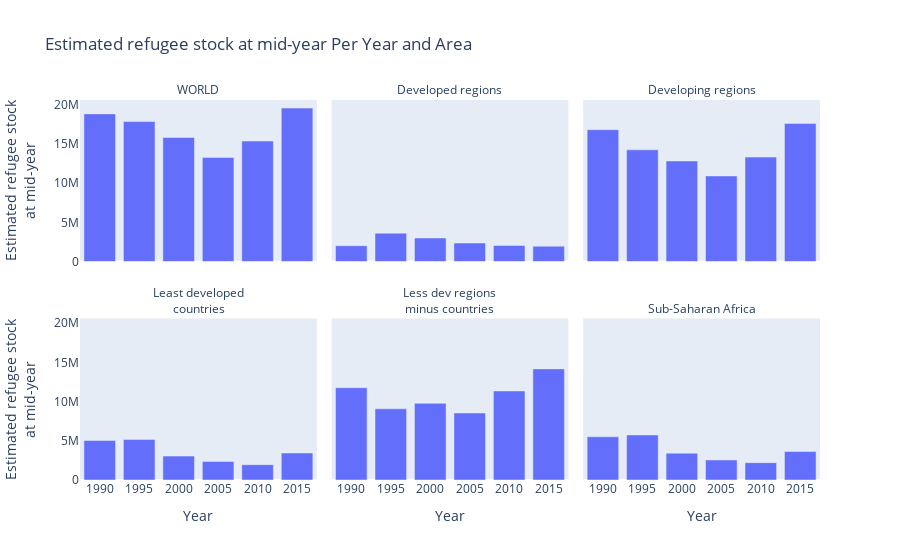

Notebook code for this chart:
### Code cell
# Try doing the small multiple...
extras_ERS = px.bar(data_frame = df1_extras_both, 
       x = 'Year',
       y = 'Estimated refugee stock<br>at mid-year',
      facet_col = 'Area',
      facet_col_wrap = 3,
    facet_row_spacing = 0.15,
      title = "Estimated refugee stock at mid-year Per Year and Area")

extras_ERS.for_each_annotation(lambda title: title.update(text=title.text.split("=")[1]))
extras_ERS.update_yaxes(showgrid=False, gridcolor=None, ticks = "")

### Figure 1 — Plotly figure (JSON) as saved in the notebook; plotly's stock layout.template omitted (floating-point values rounded to 4 significant figures)
{"data": [{"alignmentgroup": "True", "hovertemplate": "Area=WORLD<br>Year=%{x}<br>Estimated refugee stock<br>at mid-year=%{y}<extra></extra>", "legendgroup": "", "marker": {"color": "#636efa", "pattern": {"shape": ""}}, "name": "", "offsetgroup": "", "orientation": "v", "showlegend": false, "textposition": "auto", "type": "bar", "x": ["1990", "1995", "2000", "2005", "2010", "2015"], "xaxis": "x4", "y": [18836571, 17853840, 15827803, 13276733, 15370755, 19577474], "yaxis": "y4"}, {"alignmentgroup": "True", "hovertemplate": "Area=Developed regions<br>Year=%{x}<br>Estimated refugee stock<br>at mid-year=%{y}<extra></extra>", "legendgroup": "", "marker": {"color": "#636efa", "pattern": {"shape": ""}}, "name": "", "offsetgroup": "", "orientation": "v", "showlegend": false, "textposition": "auto", "type": "bar", "x": ["1990", "1995", "2000", "2005", "2010", "2015"], "xaxis": "x5", "y": [2014564, 3609670, 2997256, 2361229, 2046917, 1954224], "yaxis": "y5"}, {"alignmentgroup": "True", "hovertemplate": "Area=Developing regions<br>Year=%{x}<br>Estimated refugee stock<br>at mid-year=%{y}<extra></extra>", "legendgroup": "", "marker": {"color": "#636efa", "pattern": {"shape": ""}}, "name": "", "offsetgroup": "", "orientation": "v", "showlegend": false, "textposition": "auto", "type": "bar", "x": ["1990", "1995", "2000", "2005", "2010", "2015"], "xaxis": "x6", "y": [16822007, 14244170, 12830547, 10915504, 13323838, 17623250], "yaxis": "y6"}, {"alignmentgroup": "True", "hovertemplate": "Area=Least developed<br>countries<br>Year=%{x}<br>Estimated refugee stock<br>at mid-year=%{y}<extra></extra>", "legendgroup": "", "marker": {"color": "#636efa", "pattern": {"shape": ""}}, "name": "", "offsetgroup": "", "orientation": "v", "showlegend": false, "textposition": "auto", "type": "bar", "x": ["1990", "1995", "2000", "2005", "2010", "2015"], "xaxis": "x", "y": [5048391, 5160131, 3047488, 2363782, 1957884, 3443582], "yaxis": "y"}, {"alignmentgroup": "True", "hovertemplate": "Area=Less dev regions<br>minus countries<br>Year=%{x}<br>Estimated refugee stock<br>at mid-year=%{y}<extra></extra>", "legendgroup": "", "marker": {"color": "#636efa", "pattern": {"shape": ""}}, "name": "", "offsetgroup": "", "orientation": "v", "showlegend": false, "textposition": "auto", "type": "bar", "x": ["1990", "1995", "2000", "2005", "2010", "2015"], "xaxis": "x2", "y": [11773616, 9084039, 9783059, 8551722, 11365954, 14179668], "yaxis": "y2"}, {"alignmentgroup": "True", "hovertemplate": "Area=Sub-Saharan Africa<br>Year=%{x}<br>Estimated refugee stock<br>at mid-year=%{y}<extra></extra>", "legendgroup": "", "marker": {"color": "#636efa", "pattern": {"shape": ""}}, "name": "", "offsetgroup": "", "orientation": "v", "showlegend": false, "textposition": "auto", "type": "bar", "x": ["1990", "1995", "2000", "2005", "2010", "2015"], "xaxis": "x3", "y": [5516042, 5747830, 3421165, 2555099, 2215890, 3638433], "yaxis": "y3"}], "layout": {"annotations": [{"font": {}, "showarrow": false, "text": "Least developed<br>countries", "x": 0.16, "xanchor": "center", "xref": "paper", "y": 0.425, "yanchor": "bottom", "yref": "paper"}, {"font": {}, "showarrow": false, "text": "Less dev regions<br>minus countries", "x": 0.5, "xanchor": "center", "xref": "paper", "y": 0.425, "yanchor": "bottom", "yref": "paper"}, {"font": {}, "showarrow": false, "text": "Sub-Saharan Africa", "x": 0.84, "xanchor": "center", "xref": "paper", "y": 0.425, "yanchor": "bottom", "yref": "paper"}, {"font": {}, "showarrow": false, "text": "WORLD", "x": 0.16, "xanchor": "center", "xref": "paper", "y": 1, "yanchor": "bottom", "yref": "paper"}, {"font": {}, "showarrow": false, "text": "Developed regions", "x": 0.5, "xanchor": "center", "xref": "paper", "y": 1, "yanchor": "bottom", "yref": "paper"}, {"font": {}, "showarrow": false, "text": "Developing regions", "x": 0.84, "xanchor": "center", "xref": "paper", "y": 1, "yanchor": "bottom", "yref": "paper"}], "barmode": "relative", "legend": {"tracegroupgap": 0}, "title": {"text": "Estimated refugee stock at mid-year Per Year and Area"}, "xaxis": {"anchor": "y", "domain": [0, 0.32], "title": {"text": "Year"}}, "xaxis2": {"anchor": "y2", "domain": [0.34, 0.66], "matches": "x", "title": {"text": "Year"}}, "xaxis3": {"anchor": "y3", "domain": [0.68, 1.0], "matches": "x", "title": {"text": "Year"}}, "xaxis4": {"anchor": "y4", "domain": [0, 0.32], "matches": "x", "showticklabels": false}, "xaxis5": {"anchor": "y5", "domain": [0.34, 0.66], "matches": "x", "showticklabels": false}, "xaxis6": {"anchor": "y6", "domain": [0.68, 1.0], "matches": "x", "showticklabels": false}, "yaxis": {"anchor": "x", "domain": [0, 0.425], "showgrid": false, "ticks": "", "title": {"text": "Estimated refugee stock<br>at mid-year"}}, "yaxis2": {"anchor": "x2", "domain": [0, 0.425], "matches": "y", "showgrid": false, "showticklabels": false, "ticks": ""}, "yaxis3": {"anchor": "x3", "domain": [0, 0.425], "matches": "y", "showgrid": false, "showticklabels": false, "ticks": ""}, "yaxis4": {"anchor": "x4", "domain": [0.575, 1], "matches": "y", "showgrid": false, "ticks": "", "title": {"text": "Estimated refugee stock<br>at mid-year"}}, "yaxis5": {"anchor": "x5", "domain": [0.575, 1], "matches": "y", "showgrid": false, "showticklabels": false, "ticks": ""}, "yaxis6": {"anchor": "x6", "domain": [0.575, 1], "matches": "y", "showgrid": false, "showticklabels": false, "ticks": ""}}}
